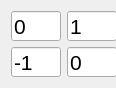
      <widget class="QWidget" name="layoutWidget">
       <property name="geometry">
        <rect>
         <x>89</x>
         <y>40</y>
         <width>116</width>
         <height>72</height>
        </rect>
       </property>
       <layout class="QFormLayout" name="formLayout_17">
        <item row="0" column="0">
         <layout class="QFormLayout" name="formLayout_15">
          <item row="0" column="0">
           <widget class="QLineEdit" name="lineEdit_A00">
            <property name="maximumSize">
             <size>
              <width>50</width>
              <height>30</height>
             </size>
            </property>
            <property name="font">
             <font>
              <pointsize>16</pointsize>
             </font>
            </property>
            <property name="text">
             <string>0</string>
            </property>
           </widget>
          </item>
          <item row="0" column="1">
           <widget class="QLineEdit" name="lineEdit_A01">
            <property name="maximumSize">
             <size>
              <width>50</width>
              <height>30</height>
             </size>
            </property>
            <property name="font">
             <font>
              <pointsize>16</pointsize>
             </font>
            </property>
            <property name="text">
             <string>1</string>
            </property>
           </widget>
          </item>
         </layout>
        </item>
        <item row="1" column="0">
         <layout class="QFormLayout" name="formLayout_16">
          <item row="0" column="0">
           <widget class="QLineEdit" name="lineEdit_A10">
            <property name="maximumSize">
             <size>
              <width>50</width>
              <height>30</height>
             </size>
            </property>
            <property name="font">
             <font>
              <pointsize>16</pointsize>
             </font>
            </property>
            <property name="text">
             <string>-1</string>
            </property>
           </widget>
          </item>
          <item row="0" column="1">
           <widget class="QLineEdit" name="lineEdit_A11">
            <property name="maximumSize">
             <size>
              <width>50</width>
              <height>30</height>
             </size>
            </property>
            <property name="font">
             <font>
              <pointsize>16</pointsize>
             </font>
            </property>
            <property name="text">
             <string>0</string>
            </property>
           </widget>
          </item>
         </layout>
        </item>
       </layout>
      </widget>
